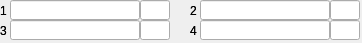
   <widget class="caFrame" name="caFrame_6">
    <property name="geometry">
     <rect>
      <x>15</x>
      <y>276</y>
      <width>362</width>
      <height>43</height>
     </rect>
    </property>
    <widget class="caLabel" name="caLabel_44">
     <property name="geometry">
      <rect>
       <x>190</x>
       <y>21</y>
       <width>10</width>
       <height>20</height>
      </rect>
     </property>
     <property name="frameShape">
      <enum>QFrame::NoFrame</enum>
     </property>
     <property name="text">
      <string>4</string>
     </property>
     <property name="alignment">
      <set>Qt::AlignAbsolute|Qt::AlignLeading|Qt::AlignLeft|Qt::AlignVCenter</set>
     </property>
     <property name="fontScaleMode">
      <enum>ESimpleLabel::Height</enum>
     </property>
     <property name="foreground">
      <color>
       <red>253</red>
       <green>0</green>
       <blue>0</blue>
      </color>
     </property>
     <property name="background">
      <color alpha="0">
       <red>253</red>
       <green>0</green>
       <blue>0</blue>
      </color>
     </property>
     <property name="visibility">
      <enum>caLabel::IfNotZero</enum>
     </property>
     <property name="channel" stdset="0">
      <string>$(P)$(S).T4NV</string>
     </property>
    </widget>
    <widget class="caLabel" name="caLabel_45">
     <property name="geometry">
      <rect>
       <x>190</x>
       <y>21</y>
       <width>10</width>
       <height>20</height>
      </rect>
     </property>
     <property name="frameShape">
      <enum>QFrame::NoFrame</enum>
     </property>
     <property name="text">
      <string>4</string>
     </property>
     <property name="alignment">
      <set>Qt::AlignAbsolute|Qt::AlignLeading|Qt::AlignLeft|Qt::AlignVCenter</set>
     </property>
     <property name="fontScaleMode">
      <enum>ESimpleLabel::Height</enum>
     </property>
     <property name="foreground">
      <color>
       <red>0</red>
       <green>0</green>
       <blue>0</blue>
      </color>
     </property>
     <property name="background">
      <color alpha="0">
       <red>0</red>
       <green>0</green>
       <blue>0</blue>
      </color>
     </property>
    </widget>
    <widget class="caLabel" name="caLabel_46">
     <property name="geometry">
      <rect>
       <x>0</x>
       <y>21</y>
       <width>10</width>
       <height>20</height>
      </rect>
     </property>
     <property name="frameShape">
      <enum>QFrame::NoFrame</enum>
     </property>
     <property name="text">
      <string>3</string>
     </property>
     <property name="alignment">
      <set>Qt::AlignAbsolute|Qt::AlignLeading|Qt::AlignLeft|Qt::AlignVCenter</set>
     </property>
     <property name="fontScaleMode">
      <enum>ESimpleLabel::Height</enum>
     </property>
     <property name="foreground">
      <color>
       <red>253</red>
       <green>0</green>
       <blue>0</blue>
      </color>
     </property>
     <property name="background">
      <color alpha="0">
       <red>253</red>
       <green>0</green>
       <blue>0</blue>
      </color>
     </property>
     <property name="visibility">
      <enum>caLabel::IfNotZero</enum>
     </property>
     <property name="channel" stdset="0">
      <string>$(P)$(S).T3NV</string>
     </property>
    </widget>
    <widget class="caLabel" name="caLabel_47">
     <property name="geometry">
      <rect>
       <x>0</x>
       <y>21</y>
       <width>10</width>
       <height>20</height>
      </rect>
     </property>
     <property name="frameShape">
      <enum>QFrame::NoFrame</enum>
     </property>
     <property name="text">
      <string>3</string>
     </property>
     <property name="alignment">
      <set>Qt::AlignAbsolute|Qt::AlignLeading|Qt::AlignLeft|Qt::AlignVCenter</set>
     </property>
     <property name="fontScaleMode">
      <enum>ESimpleLabel::Height</enum>
     </property>
     <property name="foreground">
      <color>
       <red>0</red>
       <green>0</green>
       <blue>0</blue>
      </color>
     </property>
     <property name="background">
      <color alpha="0">
       <red>0</red>
       <green>0</green>
       <blue>0</blue>
      </color>
     </property>
    </widget>
    <widget class="caLabel" name="caLabel_48">
     <property name="geometry">
      <rect>
       <x>0</x>
       <y>1</y>
       <width>10</width>
       <height>20</height>
      </rect>
     </property>
     <property name="frameShape">
      <enum>QFrame::NoFrame</enum>
     </property>
     <property name="text">
      <string>1</string>
     </property>
     <property name="alignment">
      <set>Qt::AlignAbsolute|Qt::AlignLeading|Qt::AlignLeft|Qt::AlignVCenter</set>
     </property>
     <property name="fontScaleMode">
      <enum>ESimpleLabel::Height</enum>
     </property>
     <property name="foreground">
      <color>
       <red>253</red>
       <green>0</green>
       <blue>0</blue>
      </color>
     </property>
     <property name="background">
      <color alpha="0">
       <red>253</red>
       <green>0</green>
       <blue>0</blue>
      </color>
     </property>
     <property name="visibility">
      <enum>caLabel::IfNotZero</enum>
     </property>
     <property name="channel" stdset="0">
      <string>$(P)$(S).T1NV</string>
     </property>
    </widget>
    <widget class="caLabel" name="caLabel_49">
     <property name="geometry">
      <rect>
       <x>0</x>
       <y>1</y>
       <width>10</width>
       <height>20</height>
      </rect>
     </property>
     <property name="frameShape">
      <enum>QFrame::NoFrame</enum>
     </property>
     <property name="text">
      <string>1</string>
     </property>
     <property name="alignment">
      <set>Qt::AlignAbsolute|Qt::AlignLeading|Qt::AlignLeft|Qt::AlignVCenter</set>
     </property>
     <property name="fontScaleMode">
      <enum>ESimpleLabel::Height</enum>
     </property>
     <property name="foreground">
      <color>
       <red>0</red>
       <green>0</green>
       <blue>0</blue>
      </color>
     </property>
     <property name="background">
      <color alpha="0">
       <red>0</red>
       <green>0</green>
       <blue>0</blue>
      </color>
     </property>
    </widget>
    <widget class="caTextEntry" name="caTextEntry_18">
     <property name="geometry">
      <rect>
       <x>140</x>
       <y>0</y>
       <width>30</width>
       <height>20</height>
      </rect>
     </property>
     <property name="channel" stdset="0">
      <string>$(P)$(S).T1CD</string>
     </property>
     <property name="foreground">
      <color>
       <red>0</red>
       <green>0</green>
       <blue>0</blue>
      </color>
     </property>
     <property name="background">
      <color>
       <red>115</red>
       <green>223</green>
       <blue>255</blue>
      </color>
     </property>
     <property name="colorMode">
      <enum>caLineEdit::Static</enum>
     </property>
     <property name="precisionMode">
      <enum>caLineEdit::Channel</enum>
     </property>
     <property name="limitsMode">
      <enum>caLineEdit::Channel</enum>
     </property>
     <property name="maxValue">
      <double>1.000000000000000</double>
     </property>
     <property name="minValue">
      <double>0.000000000000000</double>
     </property>
     <property name="fontScaleMode">
      <enum>caLineEdit::Height</enum>
     </property>
     <property name="formatType">
      <enum>caLineEdit::decimal</enum>
     </property>
    </widget>
    <widget class="caTextEntry" name="caTextEntry_19">
     <property name="geometry">
      <rect>
       <x>10</x>
       <y>0</y>
       <width>130</width>
       <height>20</height>
      </rect>
     </property>
     <property name="channel" stdset="0">
      <string>$(P)$(S).T1PV</string>
     </property>
     <property name="foreground">
      <color>
       <red>0</red>
       <green>0</green>
       <blue>0</blue>
      </color>
     </property>
     <property name="background">
      <color>
       <red>255</red>
       <green>176</green>
       <blue>255</blue>
      </color>
     </property>
     <property name="colorMode">
      <enum>caLineEdit::Static</enum>
     </property>
     <property name="precisionMode">
      <enum>caLineEdit::Channel</enum>
     </property>
     <property name="limitsMode">
      <enum>caLineEdit::Channel</enum>
     </property>
     <property name="maxValue">
      <double>1.000000000000000</double>
     </property>
     <property name="minValue">
      <double>0.000000000000000</double>
     </property>
     <property name="fontScaleMode">
      <enum>caLineEdit::Height</enum>
     </property>
     <property name="formatType">
      <enum>caLineEdit::string</enum>
     </property>
    </widget>
    <widget class="caLabel" name="caLabel_50">
     <property name="geometry">
      <rect>
       <x>190</x>
       <y>1</y>
       <width>10</width>
       <height>20</height>
      </rect>
     </property>
     <property name="frameShape">
      <enum>QFrame::NoFrame</enum>
     </property>
     <property name="text">
      <string>2</string>
     </property>
     <property name="alignment">
      <set>Qt::AlignAbsolute|Qt::AlignLeading|Qt::AlignLeft|Qt::AlignVCenter</set>
     </property>
     <property name="fontScaleMode">
      <enum>ESimpleLabel::Height</enum>
     </property>
     <property name="foreground">
      <color>
       <red>253</red>
       <green>0</green>
       <blue>0</blue>
      </color>
     </property>
     <property name="background">
      <color alpha="0">
       <red>253</red>
       <green>0</green>
       <blue>0</blue>
      </color>
     </property>
     <property name="visibility">
      <enum>caLabel::IfNotZero</enum>
     </property>
     <property name="channel" stdset="0">
      <string>$(P)$(S).T2NV</string>
     </property>
    </widget>
    <widget class="caTextEntry" name="caTextEntry_20">
     <property name="geometry">
      <rect>
       <x>330</x>
       <y>0</y>
       <width>30</width>
       <height>20</height>
      </rect>
     </property>
     <property name="channel" stdset="0">
      <string>$(P)$(S).T2CD</string>
     </property>
     <property name="foreground">
      <color>
       <red>0</red>
       <green>0</green>
       <blue>0</blue>
      </color>
     </property>
     <property name="background">
      <color>
       <red>115</red>
       <green>223</green>
       <blue>255</blue>
      </color>
     </property>
     <property name="colorMode">
      <enum>caLineEdit::Static</enum>
     </property>
     <property name="precisionMode">
      <enum>caLineEdit::Channel</enum>
     </property>
     <property name="limitsMode">
      <enum>caLineEdit::Channel</enum>
     </property>
     <property name="maxValue">
      <double>1.000000000000000</double>
     </property>
     <property name="minValue">
      <double>0.000000000000000</double>
     </property>
     <property name="fontScaleMode">
      <enum>caLineEdit::Height</enum>
     </property>
     <property name="formatType">
      <enum>caLineEdit::decimal</enum>
     </property>
    </widget>
    <widget class="caTextEntry" name="caTextEntry_21">
     <property name="geometry">
      <rect>
       <x>200</x>
       <y>0</y>
       <width>130</width>
       <height>20</height>
      </rect>
     </property>
     <property name="channel" stdset="0">
      <string>$(P)$(S).T2PV</string>
     </property>
     <property name="foreground">
      <color>
       <red>0</red>
       <green>0</green>
       <blue>0</blue>
      </color>
     </property>
     <property name="background">
      <color>
       <red>255</red>
       <green>176</green>
       <blue>255</blue>
      </color>
     </property>
     <property name="colorMode">
      <enum>caLineEdit::Static</enum>
     </property>
     <property name="precisionMode">
      <enum>caLineEdit::Channel</enum>
     </property>
     <property name="limitsMode">
      <enum>caLineEdit::Channel</enum>
     </property>
     <property name="maxValue">
      <double>1.000000000000000</double>
     </property>
     <property name="minValue">
      <double>0.000000000000000</double>
     </property>
     <property name="fontScaleMode">
      <enum>caLineEdit::Height</enum>
     </property>
     <property name="formatType">
      <enum>caLineEdit::string</enum>
     </property>
    </widget>
    <widget class="caLabel" name="caLabel_51">
     <property name="geometry">
      <rect>
       <x>190</x>
       <y>1</y>
       <width>10</width>
       <height>20</height>
      </rect>
     </property>
     <property name="frameShape">
      <enum>QFrame::NoFrame</enum>
     </property>
     <property name="text">
      <string>2</string>
     </property>
     <property name="alignment">
      <set>Qt::AlignAbsolute|Qt::AlignLeading|Qt::AlignLeft|Qt::AlignVCenter</set>
     </property>
     <property name="fontScaleMode">
      <enum>ESimpleLabel::Height</enum>
     </property>
     <property name="foreground">
      <color>
       <red>0</red>
       <green>0</green>
       <blue>0</blue>
      </color>
     </property>
     <property name="background">
      <color alpha="0">
       <red>0</red>
       <green>0</green>
       <blue>0</blue>
      </color>
     </property>
    </widget>
    <widget class="caTextEntry" name="caTextEntry_22">
     <property name="geometry">
      <rect>
       <x>140</x>
       <y>20</y>
       <width>30</width>
       <height>20</height>
      </rect>
     </property>
     <property name="channel" stdset="0">
      <string>$(P)$(S).T3CD</string>
     </property>
     <property name="foreground">
      <color>
       <red>0</red>
       <green>0</green>
       <blue>0</blue>
      </color>
     </property>
     <property name="background">
      <color>
       <red>115</red>
       <green>223</green>
       <blue>255</blue>
      </color>
     </property>
     <property name="colorMode">
      <enum>caLineEdit::Static</enum>
     </property>
     <property name="precisionMode">
      <enum>caLineEdit::Channel</enum>
     </property>
     <property name="limitsMode">
      <enum>caLineEdit::Channel</enum>
     </property>
     <property name="maxValue">
      <double>1.000000000000000</double>
     </property>
     <property name="minValue">
      <double>0.000000000000000</double>
     </property>
     <property name="fontScaleMode">
      <enum>caLineEdit::Height</enum>
     </property>
     <property name="formatType">
      <enum>caLineEdit::decimal</enum>
     </property>
    </widget>
    <widget class="caTextEntry" name="caTextEntry_23">
     <property name="geometry">
      <rect>
       <x>10</x>
       <y>20</y>
       <width>130</width>
       <height>20</height>
      </rect>
     </property>
     <property name="channel" stdset="0">
      <string>$(P)$(S).T3PV</string>
     </property>
     <property name="foreground">
      <color>
       <red>0</red>
       <green>0</green>
       <blue>0</blue>
      </color>
     </property>
     <property name="background">
      <color>
       <red>255</red>
       <green>176</green>
       <blue>255</blue>
      </color>
     </property>
     <property name="colorMode">
      <enum>caLineEdit::Static</enum>
     </property>
     <property name="precisionMode">
      <enum>caLineEdit::Channel</enum>
     </property>
     <property name="limitsMode">
      <enum>caLineEdit::Channel</enum>
     </property>
     <property name="maxValue">
      <double>1.000000000000000</double>
     </property>
     <property name="minValue">
      <double>0.000000000000000</double>
     </property>
     <property name="fontScaleMode">
      <enum>caLineEdit::Height</enum>
     </property>
     <property name="formatType">
      <enum>caLineEdit::string</enum>
     </property>
    </widget>
    <widget class="caTextEntry" name="caTextEntry_24">
     <property name="geometry">
      <rect>
       <x>330</x>
       <y>20</y>
       <width>30</width>
       <height>20</height>
      </rect>
     </property>
     <property name="channel" stdset="0">
      <string>$(P)$(S).T4CD</string>
     </property>
     <property name="foreground">
      <color>
       <red>0</red>
       <green>0</green>
       <blue>0</blue>
      </color>
     </property>
     <property name="background">
      <color>
       <red>115</red>
       <green>223</green>
       <blue>255</blue>
      </color>
     </property>
     <property name="colorMode">
      <enum>caLineEdit::Static</enum>
     </property>
     <property name="precisionMode">
      <enum>caLineEdit::Channel</enum>
     </property>
     <property name="limitsMode">
      <enum>caLineEdit::Channel</enum>
     </property>
     <property name="maxValue">
      <double>1.000000000000000</double>
     </property>
     <property name="minValue">
      <double>0.000000000000000</double>
     </property>
     <property name="fontScaleMode">
      <enum>caLineEdit::Height</enum>
     </property>
     <property name="formatType">
      <enum>caLineEdit::decimal</enum>
     </property>
    </widget>
    <widget class="caTextEntry" name="caTextEntry_25">
     <property name="geometry">
      <rect>
       <x>200</x>
       <y>20</y>
       <width>130</width>
       <height>20</height>
      </rect>
     </property>
     <property name="channel" stdset="0">
      <string>$(P)$(S).T4PV</string>
     </property>
     <property name="foreground">
      <color>
       <red>0</red>
       <green>0</green>
       <blue>0</blue>
      </color>
     </property>
     <property name="background">
      <color>
       <red>255</red>
       <green>176</green>
       <blue>255</blue>
      </color>
     </property>
     <property name="colorMode">
      <enum>caLineEdit::Static</enum>
     </property>
     <property name="precisionMode">
      <enum>caLineEdit::Channel</enum>
     </property>
     <property name="limitsMode">
      <enum>caLineEdit::Channel</enum>
     </property>
     <property name="maxValue">
      <double>1.000000000000000</double>
     </property>
     <property name="minValue">
      <double>0.000000000000000</double>
     </property>
     <property name="fontScaleMode">
      <enum>caLineEdit::Height</enum>
     </property>
     <property name="formatType">
      <enum>caLineEdit::string</enum>
     </property>
    </widget>
   </widget>
